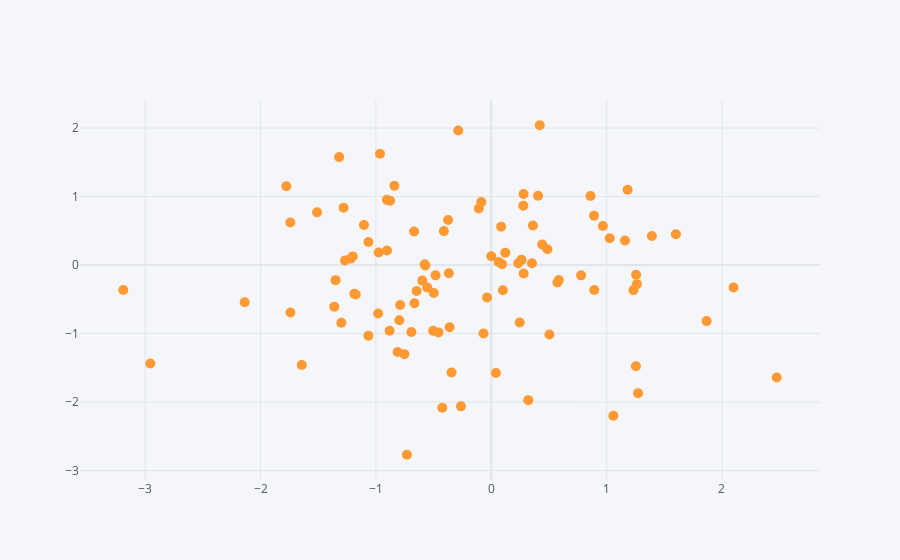

Notebook code cell kept with this figure:
### Markdown cell above
## Using Cufflinks and iplot()

* scatter
* bar
* box
* spread
* ratio
* heatmap
* surface
* histogram
* bubble

### Code cell
df.iplot(kind='scatter', x='A', y='B', mode='markers', size= 10)
